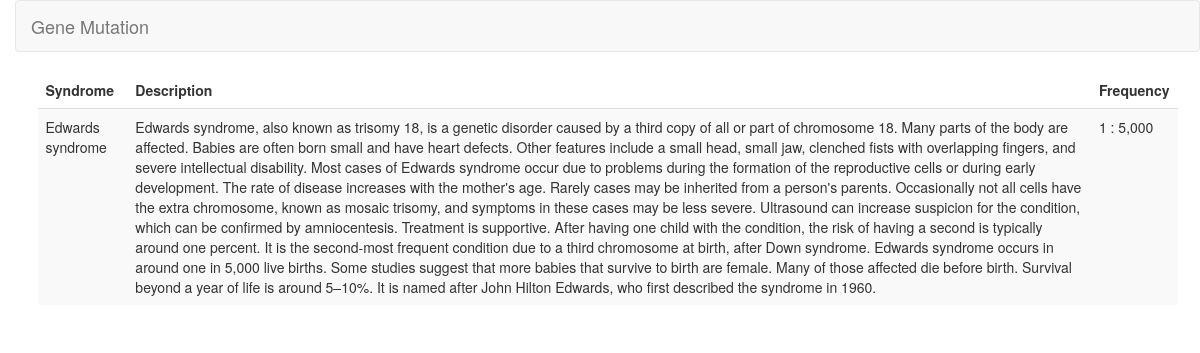
Screenshot of /mutation/syndro/2/ with the database file from the repository.
### mutation/models.py (models this page shows, shortened)
class Auto_Syndrome(models.Model):
    auto_syn_code = models.IntegerField(primary_key=True)
    auto_syn_name = models.CharField(max_length=35)
    auto_syn_desc = models.TextField(default='Fill')
    auto_syn_fre = models.CharField(max_length=30, default='Fill')

### mutation/views.py (the view)
# urls.py: path('syndro/<int:auto_syn_code>/', views.syndro, name='syndro'),
def syndro(request, auto_syn_code):
    syn_info = get_object_or_404(Auto_Syndrome, pk=auto_syn_code)
    return render(request, 'mutation/syndro.html', {'syn_info':syn_info})

### mutation/templates/mutation/syndro.html (shortened to what this page needs)
{% extends 'mutation/layout.html' %}
{% block content %}
<div class="container">
    <table class="table table-striped">
        <thead>
        <tr>
            <td><B>Syndrome</B></td>
            <td><B>Description</B></td>
            <td><B>Frequency</B></td>
        </tr>
        </thead>
        <tbody>
        <tr>
            <td>{{syn_info.auto_syn_name}}</td>
            <td>{{syn_info.auto_syn_desc}}</td>
            <td>{{syn_info.auto_syn_fre}}</td>
        </tr>
    </table>
{% endblock %}

### mutation/static/css/blog.css (style rules this page uses)
body { padding-left: 15px; }

### rows the page displays
Auto_Syndrome: auto_syn_name "Edwards syndrome", auto_syn_desc "Edwards syndrome, also known as trisomy 18, is a genetic disorder caused by a third copy of all or part of chromosome 18. Many parts of the body are affected. Babies are often born small and have heart defects. Other features include a small head, small jaw, clenched fists with overlapping fingers, and severe intellectual disability. Most cases of Edwards syndrome occur due to problems during the formation of the reproductive cells or during early development. The rate of disease increases with the mother's age. Rarely cases may be inherited from a person's parents. Occasionally not all cells have the extra chromosome, known as mosaic trisomy, and symptoms in these cases may be less severe.…", auto_syn_fre "1 : 5,000"
